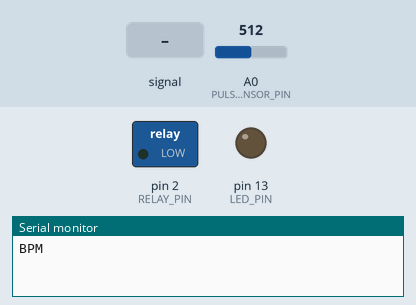
Bench run of a sketch on a simulated Arduino Uno, built with avr-gcc and run on an emulated ATmega328P. On the bench: switched loads named in the sketch (green lamp = pin HIGH), output pins drawn as LEDs (lit = HIGH), the last lines printed to the serial monitor. The inputs (shaded band) are chosen by the test bench; at power-on: A0 (PULSE_SENSOR_PIN) = 512.

Above: at 1.2 s.
1.3 s: A0 (PULSE_SENSOR_PIN) fed a 200 Hz sine of ±81 counts around its level
At 1.68 s:
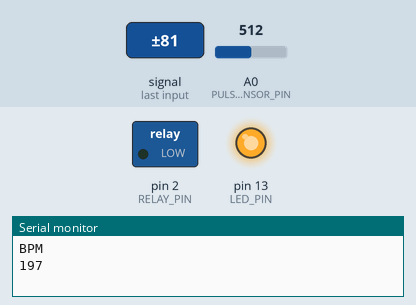
4.3 s: A0 (PULSE_SENSOR_PIN) set to 560
5.8 s: A0 (PULSE_SENSOR_PIN) set to 506
7.3 s: A0 (PULSE_SENSOR_PIN) set to 490
At 10.0 s:
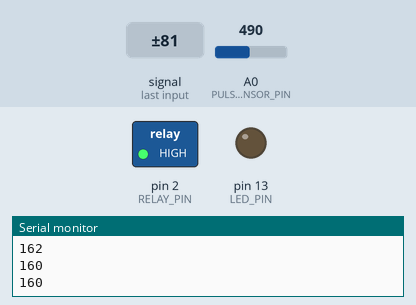
10.3 s: A0 (PULSE_SENSOR_PIN) set to 532
11.8 s: A0 (PULSE_SENSOR_PIN) set to 560
At 17.9 s:
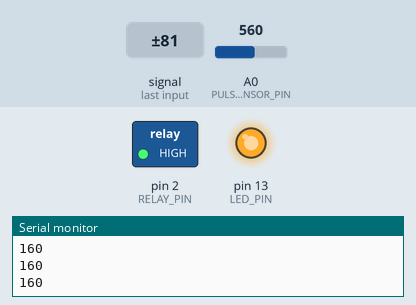
Timing chart, 0 to 18.3 s (numbered marks = the images above; inputs shaded):
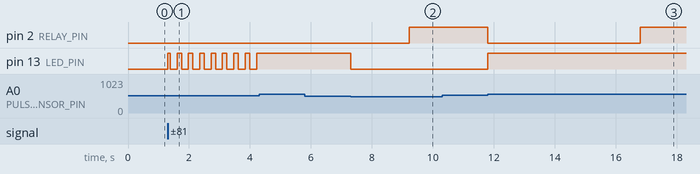

Measured:
- the behaviour switches between 550 and 551 on A0 (PULSE_SENSOR_PIN) (found by bisection; images 2 and 3)
- after the input at 1.3 s, pin 13 (LED_PIN): LOW → HIGH at once, then repeats every 0.38 s: LOW 0.22 s, HIGH 0.15 s
- after the input at 4.3 s, pin 13 (LED_PIN): stops changing and stays HIGH
- after the input at 5.8 s, every drawn part: stays the same
- after the input at 7.3 s, pin 13 (LED_PIN): HIGH → LOW at once
- after the input at 10.3 s, every drawn part: stays the same
- after the input at 11.8 s, pin 2 (RELAY_PIN): HIGH → LOW at once, → HIGH 5.0 s later; pin 13 (LED_PIN): LOW → HIGH at once

The sketch:

mm.ino
```cpp
const int PULSE_SENSOR_PIN = A0;  // Analog input for HW-827 sensor
const int RELAY_PIN = 2;          // Digital pin for solenoid relay
const int LED_PIN = 13;           // Built-in LED for heartbeat visualization

// Threshold and timing settings
int threshold = 550;              // Signal threshold (may need adjustment)
const unsigned long BPM_THRESHOLD = 20;  // BPM threshold to activate solenoid

// Signal processing variables
int signalValue = 0;              // Current signal value
boolean isPulse = false;          // True when pulse is detected
unsigned long lastBeatTime = 0;   // Time of last detected beat
unsigned long currentTime = 0;    // Current time
int BPM = 0;                      // Current BPM value
boolean validBPM = false;         // Flag for valid BPM calculation

// BPM calculation variables
const int BEATS_TO_AVERAGE = 3;
unsigned long beatTimes[3];
int beatIndex = 0;

// Safety check variables
unsigned long lastGoodReading = 0;// Time of last valid beat detection
const unsigned long NO_PULSE_TIMEOUT = 5000; // 5 second timeout for no pulse

void setup() {

  Serial.begin(9600);
  pinMode(RELAY_PIN, OUTPUT);
  pinMode(LED_PIN, OUTPUT);
  digitalWrite(RELAY_PIN, LOW);
  for (int i = 0; i < BEATS_TO_AVERAGE; i++) {
    beatTimes[i] = 0;
  }

  Serial.println("BPM");
}

void loop() {
  // Read the pulse sensor value
  signalValue = analogRead(PULSE_SENSOR_PIN);
  currentTime = millis();

  // Basic beat detection algorithm
  if (signalValue > threshold && !isPulse) {
    // Rising edge detected - this is a beat
    isPulse = true;
    digitalWrite(LED_PIN, HIGH);  // Flash LED with heartbeat

    // Record the time of this beat
    beatTimes[beatIndex] = currentTime;
    beatIndex = (beatIndex + 1) % BEATS_TO_AVERAGE;

    // Update last good reading time
    lastGoodReading = currentTime;

    // Calculate BPM if we have enough data
    if (lastBeatTime > 0) {
      // Calculate average beat interval
      unsigned long totalInterval = 0;
      unsigned long validIntervals = 0;

      for (int i = 0; i < BEATS_TO_AVERAGE - 1; i++) {
        int currentIdx = (beatIndex - i - 1 + BEATS_TO_AVERAGE) % BEATS_TO_AVERAGE;
        int prevIdx = (beatIndex - i - 2 + BEATS_TO_AVERAGE) % BEATS_TO_AVERAGE;

        if (beatTimes[currentIdx] > 0 && beatTimes[prevIdx] > 0) {
          unsigned long interval = beatTimes[currentIdx] - beatTimes[prevIdx];

          // Only use reasonable intervals (30-220 BPM)
          if (interval > 273 && interval < 2000) {
            totalInterval += interval;
            validIntervals++;
          }
        }
      }

      // Calculate BPM if we have valid intervals
      if (validIntervals > 0) {
        unsigned long avgInterval = totalInterval / validIntervals;
        BPM = 60000 / avgInterval;
        validBPM = true;

        Serial.println(BPM);
      }
    }

    lastBeatTime = currentTime;
  }
  else if (signalValue < (threshold - 50) && isPulse) {
    // Falling edge - pulse has ended
    isPulse = false;
    digitalWrite(LED_PIN, LOW);
  }

  // Check for low heart rate or no pulse
  if (validBPM && BPM < BPM_THRESHOLD) {
    // Activate solenoid for low heart rate
    digitalWrite(RELAY_PIN, HIGH);
  }
  else if (currentTime - lastGoodReading > NO_PULSE_TIMEOUT && lastGoodReading > 0) {
    // Activate solenoid for no pulse detected
    digitalWrite(RELAY_PIN, HIGH);
  }
  else {
    // Normal heart rate - keep solenoid off
    digitalWrite(RELAY_PIN, LOW);
  }

  // Small delay for stability
  delay(10);
}
```
